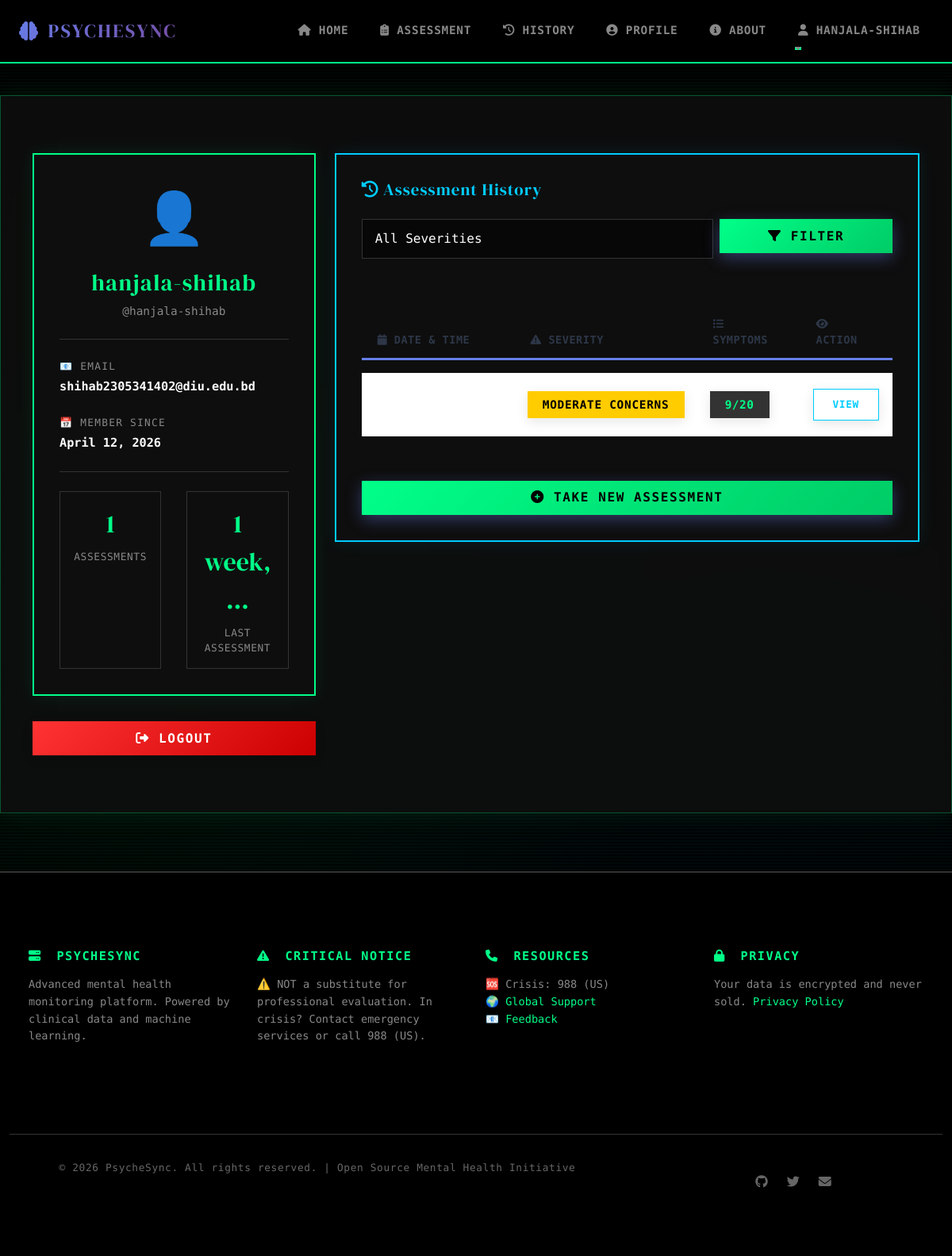
Page /profile/ (signed in) on the committed database.
### triage_app/models.py (models this page shows, shortened)
class UserProfile(models.Model):
    user = models.OneToOneField(User, on_delete=models.CASCADE, related_name='profile')
    created_at = models.DateTimeField(auto_now_add=True)
    last_assessment = models.DateTimeField(null=True, blank=True)
    total_assessments = models.IntegerField(default=0)

class Assessment(models.Model):
    SEVERITY_CHOICES = [
        ('NoConcerns', 'No Significant Concerns'),
        ('Mild', 'Mild Concerns'),
        ('Moderate', 'Moderate Concerns'),
        ('Severe', 'Severe Concerns'),
        ('Crisis', 'Immediate Crisis'),
    ]
    user = models.ForeignKey(User, on_delete=models.CASCADE, related_name='assessments', null=True, blank=True)
    created_at = models.DateTimeField(auto_now_add=True)
    updated_at = models.DateTimeField(auto_now=True)
    sadness = models.BooleanField(default=False)
    loss_interest = models.BooleanField(default=False)
    sleep_issues = models.BooleanField(default=False)
    appetite_changes = models.BooleanField(default=False)
    fatigue = models.BooleanField(default=False)
    worthlessness = models.BooleanField(default=False)
    concentration = models.BooleanField(default=False)
    anxiety = models.BooleanField(default=False)
    panic_attacks = models.BooleanField(default=False)
    physical_symptoms = models.BooleanField(default=False)
    avoidance = models.BooleanField(default=False)
    hopelessness = models.BooleanField(default=False)
    self_harm = models.BooleanField(default=False)
    self_harm_plan = models.BooleanField(default=False, null=True, blank=True)
    substance_use = models.BooleanField(default=False)
    social_withdrawal = models.BooleanField(default=False)
    irritability = models.BooleanField(default=False)
    restlessness = models.BooleanField(default=False)
    paranoia = models.BooleanField(default=False)
    hallucinations = models.BooleanField(default=False)
    mood_swings = models.BooleanField(default=False)
    severity = models.CharField(max_length=20, choices=SEVERITY_CHOICES, null=True, blank=True)
    ml_confidence = models.FloatField(null=True, blank=True)
    prediction_method = models.CharField(max_length=20, default='rules')  # 'rules' or 'ml'
    class Meta:
        ordering = ['-created_at']
    def get_symptom_count(self):
        return sum([
            self.sadness, self.loss_interest, self.sleep_issues, self.appetite_changes,
            self.fatigue, self.worthlessness, self.concentration, self.anxiety,
            self.panic_attacks, self.physical_symptoms, self.avoidance, self.hopelessness,
            self.self_harm, self.substance_use, self.social_withdrawal, self.irritability,
            self.restlessness, self.paranoia, self.hallucinations, self.mood_swings
        ])

### triage_app/views.py (the view)
# urls.py: path('profile/', views.profile, name='profile'),
@login_required(login_url='login')
def profile(request):
    user = request.user
    profile = user.profile
    assessments = user.assessments.all()
    context = {
        'user': user,
        'profile': profile,
        'assessments': assessments,
        'severity_choices': Assessment.SEVERITY_CHOICES,
    }
    return render(request, 'profile.html', context)

### triage_app/templates/profile.html (shortened to what this page needs)
{% extends 'base.html' %}
{% block content %}
<div class="profile-container">
    <div class="row">
        <div class="col-md-4">
            <div class="profile-card">
                <div class="profile-header">
                    <div class="profile-avatar">👤</div>
                    <h3 class="profile-name">{{ user.first_name|default:user.username }}</h3>
                    <p class="profile-username">@{{ user.username }}</p>
                </div>
                <div class="profile-divider"></div>
                <div class="profile-field">
                    <div class="profile-field-label">📧 Email</div>
                    <div class="profile-field-value">{{ user.email }}</div>
                </div>
                <div class="profile-field">
                    <div class="profile-field-label">📅 Member Since</div>
                    <div class="profile-field-value">{{ user.date_joined|date:"F d, Y" }}</div>
                </div>
                <div class="profile-divider"></div>
                <div class="profile-stats">
                    <div class="stat-box">
                        <div class="stat-number">{{ profile.total_assessments }}</div>
                        <div class="stat-label">Assessments</div>
                    </div>
                    <div class="stat-box">
                        <div class="stat-number">
                            {% if profile.last_assessment %}
                                {{ profile.last_assessment|timesince|truncatewords:2 }}
                            {% else %}
                                -
                            {% endif %}
                        </div>
                        <div class="stat-label">Last Assessment</div>
                    </div>
                </div>
            </div>
            <div class="mt-3">
                <a href="{% url 'logout' %}" class="btn btn-logout w-100">
                    <i class="fas fa-sign-out-alt"></i> Logout
                </a>
            </div>
        </div>
        <div class="col-md-8">
            <div class="history-section">
                <h5 class="history-title"><i class="fas fa-history"></i> Assessment History</h5>
                {% if assessments %}
                    <div class="filter-form">
                        <form method="get" class="row g-2">
                            <div class="col-md-8">
                                <select name="severity" class="form-select">
                                    <option value="" style="background: #000; color: #888;">All Severities</option>
                                </select>
                            </div>
                            <div class="col-md-4">
                                <button type="submit" class="btn btn-primary w-100">
                                    <i class="fas fa-filter"></i> Filter
                                </button>
                            </div>
                        </form>
                    </div>
                    <div class="table-responsive">
                        <table class="table table-hover align-middle">
                            <thead>
                                <tr>
                                    <th><i class="fas fa-calendar"></i> Date & Time</th>
                                    <th><i class="fas fa-exclamation-triangle"></i> Severity</th>
                                    <th><i class="fas fa-list"></i> Symptoms</th>
                                    <th><i class="fas fa-eye"></i> Action</th>
                                </tr>
                            </thead>
                            <tbody>
                                {% for assessment in assessments %}
                                <tr>
                                    <td>{{ assessment.created_at|date:"M d, Y H:i" }}</td>
                                    <td>
                                        <span class="badge" style="
                                            background: {% if assessment.severity == 'Crisis' %}#ff3333{% elif assessment.severity == 'Severe' %}#ff6600{% elif assessment.severity == 'Moderate' %}#ffcc00{% elif assessment.severity == 'Mild' %}#00ccff{% else %}#00ff88{% endif %};
                                            color: {% if assessment.severity == 'Moderate' %}#000{% else %}#fff{% endif %};
                                            border-radius: 0;
                                            font-family: 'Roboto Mono', monospace;
                                            text-transform: uppercase;
                                            letter-spacing: 0.05em;
                                        ">
                                            {{ assessment.get_severity_display }}
                                        </span>
                                    </td>
                                    <td>
                                        <span class="badge" style="
                                            background: #333;
                                            color: #00ff88;
                                            border-radius: 0;
                                            font-family: 'Roboto Mono', monospace;
                                        ">{{ assessment.get_symptom_count }}/20</span>
                                    </td>
                                    <td>
                                        <a href="{% url 'results' assessment.id %}" class="btn btn-sm" style="
                                            background: transparent;
                                            border: 1px solid #00ccff;
                                            color: #00ccff;
                                            font-family: 'Roboto Mono', monospace;
                                            font-size: 0.8rem;
                                            text-transform: uppercase;
                                            letter-spacing: 0.05em;
                                            border-radius: 0;
                                            transition: all 0.3s ease;
                                        " onmouseover="this.style.background='#00ccff'; this.style.color='#000';" onmouseout="this.style.background='transparent'; this.style.color='#00ccff';">
                                            View
                                        </a>
                                    </td>
                                </tr>
                                {% endfor %}
                            </tbody>
                        </table>
                    </div>
                {% else %}
                    <div class="alert-info">
                        <i class="fas fa-info-circle"></i> <strong>No assessments yet.</strong>
                        <a href="{% url 'assessment' %}">Take your first assessment</a>
                    </div>
                {% endif %}
                <div class="mt-4">
                    <a href="{% url 'assessment' %}" class="btn btn-primary w-100">
                        <i class="fas fa-plus-circle"></i> Take New Assessment
                    </a>
                </div>
            </div>
        </div>
    </div>
</div>
{% endblock %}

### triage_app/templates/base.html (shortened to what this page needs)
<!DOCTYPE html>
<html lang="en">
<head>
    <link href="https://cdn.jsdelivr.net/npm/bootstrap@5.3.0/dist/css/bootstrap.min.css" rel="stylesheet">
    <link rel="stylesheet" href="https://cdnjs.cloudflare.com/ajax/libs/font-awesome/6.4.0/css/all.min.css">
    {% load static %}
    <link rel="stylesheet" href="{% static 'css/style.css' %}">
</head>
<body>
    <nav class="navbar navbar-expand-lg navbar-dark sticky-top" style="z-index: 1000;">
        <div class="container-fluid px-4">
            <a class="navbar-brand" href="{% url 'index' %}" style="display: flex; align-items: center; gap: 10px;">
                <i class="fas fa-brain"></i>
                <span>PsycheSync</span>
            </a>
            <div class="collapse navbar-collapse" id="navbarNav">
                <ul class="navbar-nav ms-auto gap-2">
                    <li class="nav-item">
                        <a class="nav-link" href="{% url 'index' %}">
                            <i class="fas fa-home"></i> Home
                        </a>
                    </li>
                    {% if user.is_authenticated %}
                        <li class="nav-item">
                            <a class="nav-link" href="{% url 'assessment' %}">
                                <i class="fas fa-clipboard-list"></i> Assessment
                            </a>
                        </li>
                        <li class="nav-item">
                            <a class="nav-link" href="{% url 'history' %}">
                                <i class="fas fa-history"></i> History
                            </a>
                        </li>
                        <li class="nav-item">
                            <a class="nav-link" href="{% url 'profile' %}">
                                <i class="fas fa-user-circle"></i> Profile
                            </a>
                        </li>
                    {% endif %}
                    <li class="nav-item">
                        <a class="nav-link" href="{% url 'about' %}">
                            <i class="fas fa-info-circle"></i> About
                        </a>
                    </li>
                    <li class="nav-item dropdown">
                        <a class="nav-link dropdown-toggle" href="#" id="navbarDropdown" role="button" data-bs-toggle="dropdown" aria-expanded="false">
                            <i class="fas fa-user"></i>
                            {% if user.is_authenticated %}
                                {{ user.username }}
                            {% else %}
                                Account
                            {% endif %}
                        </a>
                    </li>
                </ul>
            </div>
        </div>
    </nav>
    <main>
        <div class="container">
            {% block content %}{% endblock %}
        </div>
    </main>
    <footer>
        <div class="container-fluid">
            <div class="row py-5 px-4">
                <div class="col-md-3 mb-4">
                    <h5><i class="fas fa-server"></i> PsycheSync</h5>
                    <p>Advanced mental health monitoring platform. Powered by clinical data and machine learning.</p>
                </div>
                <div class="col-md-3 mb-4">
                    <h5><i class="fas fa-warning"></i> Critical Notice</h5>
                    <p>⚠️ NOT a substitute for professional evaluation. In crisis? Contact emergency services or call 988 (US).</p>
                </div>
                <div class="col-md-3 mb-4">
                    <h5><i class="fas fa-phone"></i> Resources</h5>
                    <p>🆘 Crisis: 988 (US)<br>🌍 <a href="#">Global Support</a><br>📧 <a href="#">Feedback</a></p>
                </div>
                <div class="col-md-3 mb-4">
                    <h5><i class="fas fa-lock"></i> Privacy</h5>
                    <p>Your data is encrypted and never sold. <a href="#">Privacy Policy</a></p>
                </div>
            </div>
            <div class="footer-divider">
                <div class="row">
                    <div class="col-md-8">
                        <p class="footer-copyright mb-0">&copy; 2026 PsycheSync. All rights reserved. | Open Source Mental Health Initiative</p>
                    </div>
                    <div class="col-md-4">
                        <div class="footer-social">
                            <a href="#" title="GitHub"><i class="fab fa-github"></i></a>
                            <a href="#" title="Twitter"><i class="fab fa-twitter"></i></a>
                            <a href="#" title="Email"><i class="fas fa-envelope"></i></a>
                        </div>
                    </div>
                </div>
            </div>
        </div>
    </footer>
</body>
</html>

### rows in the picture
UserProfile: total_assessments "1", last_assessment "1 week, …"
Assessment: severity "MODERATE CONCERNS", get_symptom_count "9"

### other values in the picture
{{ user.username }} "HANJALA-SHIHAB"
{{ user.first_name|default:user.username }} "hanjala-shihab"
{{ user.username }} "hanjala-shihab"
{{ user.email }} "shihab2305341402@diu.edu.bd"
{{ user.date_joined|date:"F d, Y" }} "April 12, 2026"
